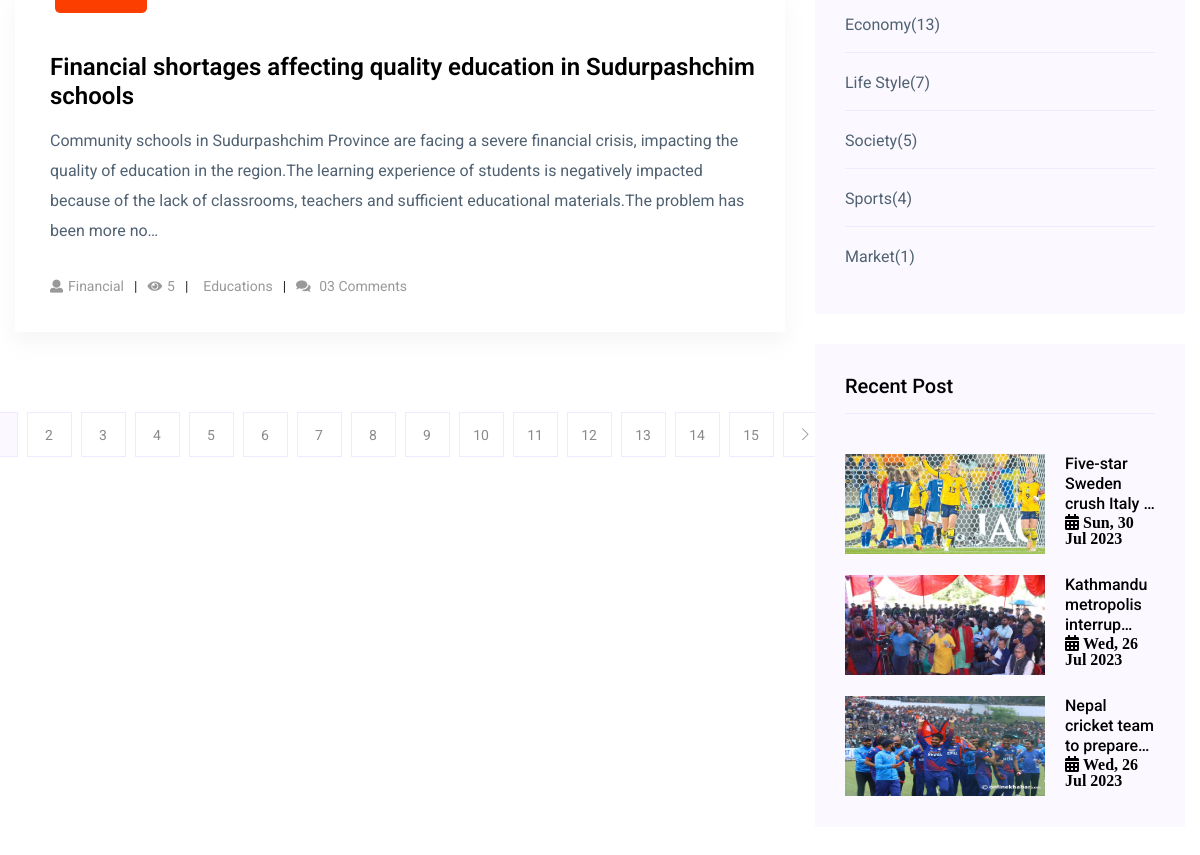
Page /post-list/ (middle part) on the earlier database version.
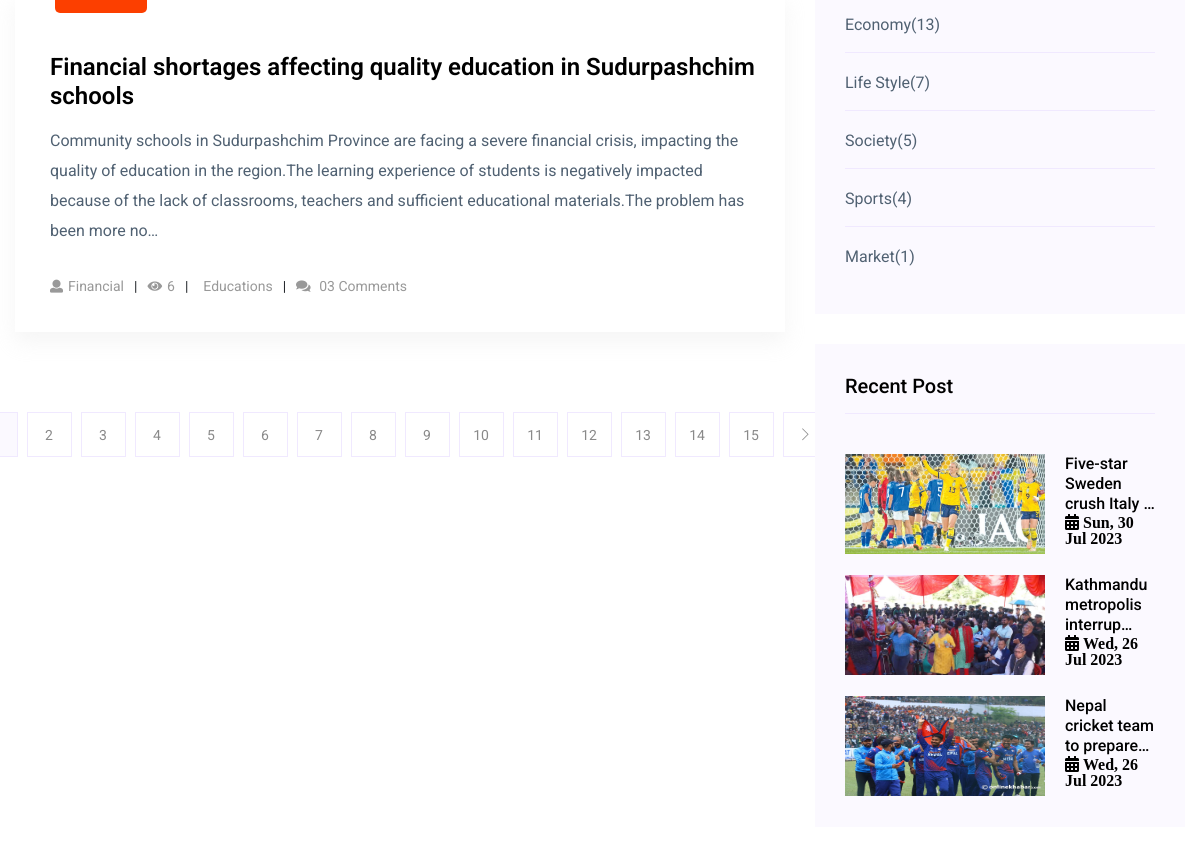
Same page on the later database version.
### news_app/models.py (models this page shows, shortened)
class Post(models.Model):
     STATUS_CHOICES = [
          ("active", "Active"),
          ("in_active", "Inactive"),
     ]
     title = models.CharField(max_length=255)
     content = models.TextField()
     feature_image = models.ImageField(upload_to="post_images/%Y/%m/%d", blank=False)
     author = models.ForeignKey("auth.User", on_delete=models.CASCADE)
     status = models.CharField(max_length=20, choices=STATUS_CHOICES, default="active")
     views_count = models.PositiveBigIntegerField(default=0)
     published_at = models.DateField(null=True, blank=True)
     category = models.ForeignKey(Category, on_delete=models.CASCADE)
     tag = models.ManyToManyField(Tag)

class Tag(models.Model):
     name = models.CharField(max_length=100)
     def __str__(self):
          return self.name

class Category(models.Model):
     name = models.CharField(max_length=100)

### news_app/views.py (the view)
# urls.py: path("", views.PostListView.as_view(), name='post-list'),
class PostListView(ListView):
    model = Post
    template_name = "aznews/list/list.html"
    context_object_name = "posts"
    paginate_by = 1
    def get_queryset(self):
        return Post.objects.filter(
            published_at__isnull=False, status="active"
        ).order_by("-published_at")

### news_app/navbar.py (called while the page is built)
def navigation(request):
     categories = Category.objects.all()[:5]
     tags = Tag.objects.all()[:10]
     trending_posts = Post.objects.filter(published_at__isnull = False, status = "active").order_by("-views_count")[:3]
     return{
          "categories":categories,
          "tags":tags,
          "trending_posts":trending_posts,
     }

### templates/aznews/list/list.html (shortened to what this page needs)
{% extends "aznews/base.html" %}
{% load static %}
{% block content %}
<section class="blog_area section-padding">
<div class="container">
     <div class="row">
          <div class="col-lg-8 mb-5 mb-lg-0">
               <div class="blog_left_sidebar">
                    {% include "aznews/list/left/post_list.html" %}
                    {% include "aznews/list/left/pagination.html" %}
               </div>
          </div>
          <div class="col-lg-4">
               <div class="blog_right_sidebar">
                    {% include "aznews/list/right/category.html" %}
                    {% include "aznews/list/right/popular_posts.html" %}
               </div>
          </div>
     </div>
</div>
</section>
{% endblock content %}

### templates/aznews/base.html (shortened to what this page needs)
{% load static %}
<!doctype html>
<html class="no-js" lang="zxx">
<head>
    <link rel="stylesheet" href="{% static 'aznews/assets/css/bootstrap.min.css' %}">
    <link rel="stylesheet" href="{% static 'aznews/assets/css/owl.carousel.min.css' %}">
    <link rel="stylesheet" href="{% static 'aznews/assets/css/ticker-style.css' %}">
    <link rel="stylesheet" href="{% static 'aznews/assets/css/flaticon.css' %}">
    <link rel="stylesheet" href="{% static 'aznews/assets/css/slicknav.css' %}">
    <link rel="stylesheet" href="{% static 'aznews/assets/css/animate.min.css' %}">
    <link rel="stylesheet" href="{% static 'aznews/assets/css/magnific-popup.css' %}">
    <link rel="stylesheet" href="{% static 'aznews/assets/css/fontawesome-all.min.css' %}">
    <link rel="stylesheet" href="{% static 'aznews/assets/css/themify-icons.css' %}">
    <link rel="stylesheet" href="{% static 'aznews/assets/css/slick.css' %}">
    <link rel="stylesheet" href="{% static 'aznews/assets/css/nice-select.css' %}">
    <link rel="stylesheet" href="{% static 'aznews/assets/css/style.css' %}">
</head>
<body>
    {% block content %}
    {% endblock content %}
</body>
</html>

### templates/aznews/header.html (shortened to what this page needs)
{% load static %}

### templates/aznews/list/left/post_list.html (shortened to what this page needs)
{% load static %}
{% for post in posts %}
<article class="blog_item">
     <div class="blog_item_img">
          <a href="#" class="blog_item_date">
          </a>
     </div>
     <div class="blog_details">
          <a class="d-inline-block" href="{% url 'post-detail' post.pk %}">
               <h2>{{post.title}}</h2>
          </a>
          <p>{{ post.content|striptags|safe|truncatechars:300}}</p>
          <ul class="blog-info-link">
               <li><a href="#"><i class="fa fa-user"></i>{{post.tag.all |join:", "}}</a></li>
               <li><a href="#"><i class="fa fa-eye"></i>{{post.views_count}}</a></li>
               <li><a href="#">{{post.category.name|title}}</a></li>
               <li><a href="#"><i class="fa fa-comments"></i> 03 Comments</a></li>
          </ul>
     </div>
</article>
{% endfor %}

### templates/aznews/list/left/pagination.html (shortened to what this page needs)
{% load static %}
{% if page_obj.has_other_pages %}
<nav class="blog-pagination justify-content-center d-flex">
     <ul class="pagination">
          {% for i in page_obj.paginator.page_range %}
          <li class="page-item {% if i == page_obj.number %}active{% endif %}">
               <a href="?page={{i}}" class="page-link pagination_number">{{i}}</a>
          </li>
          {% endfor %}
          {% if page_obj.has_next %}
          <li class="page-item">
               <a href="?page={{page_obj.next_page_number}}" class="page-link pagination_number" aria-label="Next">
                    <i class="ti-angle-right"></i>
               </a>
          </li>
          {% endif %}
     </ul>
</nav>
{% endif %}

### templates/aznews/list/right/search_form.html (shortened to what this page needs)
{% load static %}

### templates/aznews/list/right/category.html (shortened to what this page needs)
{% load static %}
<aside class="single_sidebar_widget post_category_widget">
     <ul class="list cat-list">
          {% for category in categories %}
          <li>
               <a href="#" class="d-flex">
                    <p>{{category.name|title}}</p>
                    <p>({{category.post_set.count}})</p>
               </a>
          </li>
          {% endfor %}
     </ul>
</aside>

### templates/aznews/list/right/popular_posts.html
{% load static %}
<aside class="single_sidebar_widget popular_post_widget">
     <h3 class="widget_title">Recent Post</h3>
     {% for trending_post in trending_posts %}
     <div class="media post_item">
          <a href="{% url 'post-detail' trending_post.pk %}"><img src="{{trending_post.feature_image.url}}" alt="{{trending_post.title}}" width="200px" height="100px"></a>
          <div class="media-body">
               <a href="{% url 'post-detail' trending_post.pk %}">
                    <h3>{{trending_post.title |truncatechars:30}}<br><i class="fa fa-calendar-alt">{{trending_post.published_at|date:" D, j M Y"}}</i></h3>
               </a>
          </div>
     </div>
     {% endfor %}
</aside>

### templates/aznews/list/right/tags.html (shortened to what this page needs)
{% load static %}

### templates/aznews/list/right/newsletter.html (shortened to what this page needs)
{% load static %}

### templates/aznews/footer.html (shortened to what this page needs)
{% load static %}

Differences in the rows shown:
changed Post "Financial shortages affecting quality education in Sudurpashchim schools": views_count "5" → "6"
